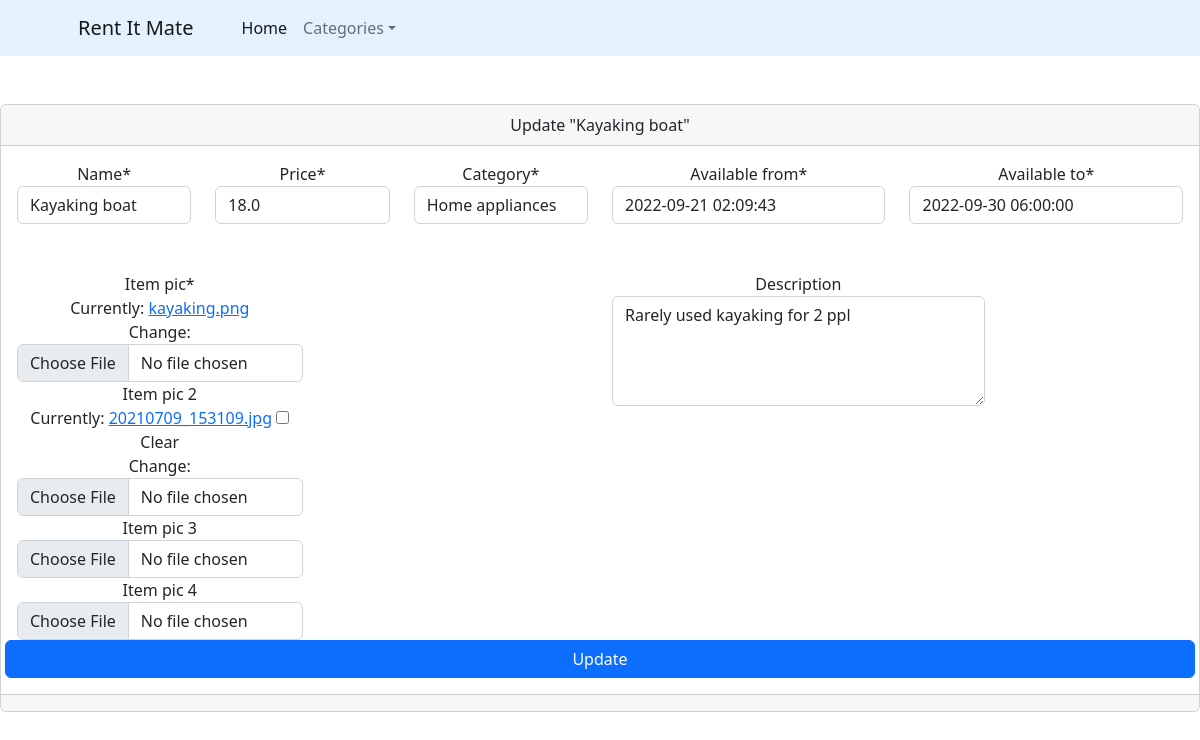
The app's page /update_item/2/ (signed in) with its own data.
### ecommerce/models.py (models this page shows, shortened)
class Product(models.Model):
    CATEGORY = (
                ('Sport-Outdoor', 'Sport & Outdoor'),
                ('Drones-cameras', 'Drones & cameras'),
                ('Electronics', 'Electronics'),
                ('Home-appliances', 'Home appliances'),
                ('Musical-equipments', 'Musical equipments'),
                ('Accessories','Accessories'),
                )
    customer = models.ForeignKey(Customer, null=True, on_delete=models.SET_NULL)
    name = models.CharField(max_length=200, null=True)
    price = models.FloatField(null=True)
    category = models.CharField(max_length=200, null=True,choices=CATEGORY)
    description = models.CharField(max_length=200, null=True, blank=True)
    date_created= models.DateTimeField(auto_now_add=True, null=True)
    available_from = models.DateTimeField(null=True)
    available_to = models.DateTimeField(null=True)
    item_pic = models.ImageField( null=True)
    item_pic_2 = models.ImageField(null=True, blank=True)
    item_pic_3 = models.ImageField(null=True, blank=True)
    item_pic_4 = models.ImageField(null=True, blank=True)
    def __str__(self):
        return self.name

### ecommerce/views.py (the view)
# urls.py: path('update_item/<str:pk>/', views.updateItem, name="updateitem"),
@login_required(login_url='login')
def updateItem(request, pk):
    product = Product.objects.get(id=pk)
    form = ProductForm(instance=product)
    if request.method == 'POST':
        form = ProductForm(request.POST, request.FILES,instance=product,)
        if form.is_valid():
            form.save()
            return redirect('/')
    context = {'form': form, "item": product, "order_c": product.customer}
    return render(request, 'update-item.html', context)

### ecommerce/forms.py
class ProductForm(ModelForm):
    class Meta:
        model = Product
        fields = '__all__'
        widgets = {
        'customer': forms.TextInput(attrs={'type': 'hidden'}),
        'description': forms.Textarea(attrs={'rows': 4}),
    }

### templates/update-item.html (shortened to what this page needs)
<!DOCTYPE html>
{% load static%}
{% load crispy_forms_tags %}
<html lang="en">
<head>
    <link href="https://cdn.jsdelivr.net/npm/bootstrap@5.2.1/dist/css/bootstrap.min.css" rel="stylesheet">
</head >
<body>
    <nav class="navbar navbar-expand-lg navbar-light bg-grey" style="background-color: #e3f2fd;">
            <div class="container px-4 px-lg-5">
                <a class="navbar-brand" href="{% url 'index' %}">Rent It Mate</a>
                <div class="collapse navbar-collapse" id="navbarSupportedContent">
                    <ul class="navbar-nav me-auto mb-2 mb-lg-0 ms-lg-4">
                        <li class="nav-item"><a class="nav-link active" aria-current="page" href="{% url 'index' %}">Home</a></li>
                        <li class="nav-item dropdown">
                            <a class="nav-link dropdown-toggle" id="navbarDropdown" href="#" role="button" data-bs-toggle="dropdown" aria-expanded="false">Categories</a>
                        </li>
                    </ul>
                </div>
            </div>
        </nav>
<br><br><div class="card text-center">
  <div class="card-header">
    Update "{{item}}"
  </div>
  <div class="card-body">
    <form method="post" enctype="multipart/form-data">
        <div class="row">
            <div class="form-group col-md-2 mb-0">
                 {{ form.name|as_crispy_field }}
            </div>
            <div class="form-group col-md-2 mb-0">
                    {{ form.price|as_crispy_field }}
            </div>
            <div class="form-group col-md-2 mb-0">
                     {{ form.category|as_crispy_field }}
            </div>
             <div class="form-group col-md-3 mb-0">
                     {{ form.available_from|as_crispy_field }}
            </div>
             <div class="form-group col-md-3 mb-0">
                     {{ form.available_to|as_crispy_field }}
            </div>
        </div><br><br>
        <div class="row">
          <div class="form-group col-md-6 mb-0">
                        <div class="form-group col-md-6 mb-0">
                        {{ form.item_pic|as_crispy_field }}
                      </div>
                      <div class="form-group col-md-6 mb-0">
                        {{ form.item_pic_2|as_crispy_field }}
                      </div>
                        <div class="form-group col-md-6 mb-0">
                        {{ form.item_pic_3|as_crispy_field }}
                      </div>
                          <div class="form-group col-md-6 mb-0">
                        {{ form.item_pic_4|as_crispy_field }}
                      </div>
          </div>
            <div class="form-group col-md-4 mb-0">
            {{ form.description|as_crispy_field  }}
          </div>
            <br><br>
        <button type="submit" class="btn btn-primary">Update</button>
        </div>
    </form>
  </div>
  <div class="card-footer text-muted">
  </div>
</div>
</body>

### records on screen
Product: name "Kayaking boat", price "18.0", category "Home appliances", available_from "2022-09-21 02:09:43", available_to "2022-09-30 06:00:00", description "Rarely used kayaking for 2 ppl"
